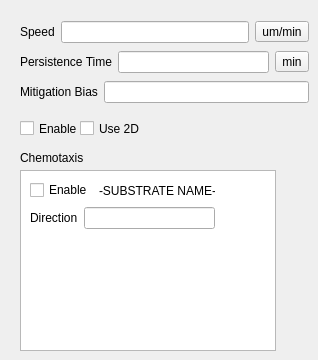
    <widget class="QWidget" name="Motility">
     <property name="sizePolicy">
      <sizepolicy hsizetype="Maximum" vsizetype="Preferred">
       <horstretch>0</horstretch>
       <verstretch>0</verstretch>
      </sizepolicy>
     </property>
     <attribute name="title">
      <string>Motility</string>
     </attribute>
     <widget class="QWidget" name="layoutWidget_24">
      <property name="geometry">
       <rect>
        <x>20</x>
        <y>20</y>
        <width>289</width>
        <height>24</height>
       </rect>
      </property>
      <layout class="QHBoxLayout" name="horizontalLayout_48">
       <item>
        <layout class="QHBoxLayout" name="horizontalLayout_50">
         <item>
          <widget class="QLabel" name="label_29">
           <property name="styleSheet">
            <string notr="true">font: 8pt &quot;MS Shell Dlg 2&quot;;</string>
           </property>
           <property name="text">
            <string>Speed</string>
           </property>
          </widget>
         </item>
         <item>
          <widget class="QLineEdit" name="lineEdit_29"/>
         </item>
        </layout>
       </item>
       <item>
        <widget class="QToolButton" name="toolButton_22">
         <property name="text">
          <string>um/min</string>
         </property>
        </widget>
       </item>
      </layout>
     </widget>
     <widget class="QWidget" name="layoutWidget_27">
      <property name="geometry">
       <rect>
        <x>20</x>
        <y>50</y>
        <width>289</width>
        <height>24</height>
       </rect>
      </property>
      <layout class="QHBoxLayout" name="horizontalLayout_53">
       <item>
        <layout class="QHBoxLayout" name="horizontalLayout_54">
         <item>
          <widget class="QLabel" name="label_32">
           <property name="styleSheet">
            <string notr="true">font: 8pt &quot;MS Shell Dlg 2&quot;;</string>
           </property>
           <property name="text">
            <string>Persistence Time</string>
           </property>
          </widget>
         </item>
         <item>
          <widget class="QLineEdit" name="lineEdit_32"/>
         </item>
        </layout>
       </item>
       <item>
        <widget class="QToolButton" name="toolButton_23">
         <property name="text">
          <string>min</string>
         </property>
        </widget>
       </item>
      </layout>
     </widget>
     <widget class="QWidget" name="layoutWidget_28">
      <property name="geometry">
       <rect>
        <x>20</x>
        <y>80</y>
        <width>289</width>
        <height>24</height>
       </rect>
      </property>
      <layout class="QHBoxLayout" name="horizontalLayout_55">
       <item>
        <layout class="QHBoxLayout" name="horizontalLayout_56">
         <item>
          <widget class="QLabel" name="label_33">
           <property name="styleSheet">
            <string notr="true">font: 8pt &quot;MS Shell Dlg 2&quot;;</string>
           </property>
           <property name="text">
            <string>Mitigation Bias</string>
           </property>
          </widget>
         </item>
         <item>
          <widget class="QLineEdit" name="lineEdit_33"/>
         </item>
        </layout>
       </item>
      </layout>
     </widget>
     <widget class="QCheckBox" name="checkBox_2">
      <property name="geometry">
       <rect>
        <x>20</x>
        <y>120</y>
        <width>70</width>
        <height>17</height>
       </rect>
      </property>
      <property name="text">
       <string>Enable</string>
      </property>
     </widget>
     <widget class="QCheckBox" name="checkBox_3">
      <property name="geometry">
       <rect>
        <x>80</x>
        <y>120</y>
        <width>70</width>
        <height>17</height>
       </rect>
      </property>
      <property name="text">
       <string>Use 2D</string>
      </property>
     </widget>
     <widget class="QLabel" name="label">
      <property name="geometry">
       <rect>
        <x>20</x>
        <y>150</y>
        <width>71</width>
        <height>16</height>
       </rect>
      </property>
      <property name="text">
       <string>Chemotaxis</string>
      </property>
     </widget>
     <widget class="QListView" name="ChemotaxisView">
      <property name="geometry">
       <rect>
        <x>20</x>
        <y>170</y>
        <width>256</width>
        <height>181</height>
       </rect>
      </property>
     </widget>
     <widget class="QWidget" name="layoutWidget">
      <property name="geometry">
       <rect>
        <x>30</x>
        <y>180</y>
        <width>185</width>
        <height>49</height>
       </rect>
      </property>
      <layout class="QVBoxLayout" name="verticalLayout">
       <item>
        <layout class="QHBoxLayout" name="horizontalLayout">
         <item>
          <widget class="QCheckBox" name="checkBox_4">
           <property name="text">
            <string>Enable</string>
           </property>
          </widget>
         </item>
         <item>
          <widget class="QLabel" name="label_2">
           <property name="text">
            <string>-SUBSTRATE NAME-</string>
           </property>
          </widget>
         </item>
        </layout>
       </item>
       <item>
        <layout class="QHBoxLayout" name="horizontalLayout_57">
         <item>
          <widget class="QLabel" name="label_34">
           <property name="styleSheet">
            <string notr="true">font: 8pt &quot;MS Shell Dlg 2&quot;;</string>
           </property>
           <property name="text">
            <string>Direction</string>
           </property>
          </widget>
         </item>
         <item>
          <widget class="QLineEdit" name="lineEdit_34"/>
         </item>
        </layout>
       </item>
      </layout>
     </widget>
    </widget>
